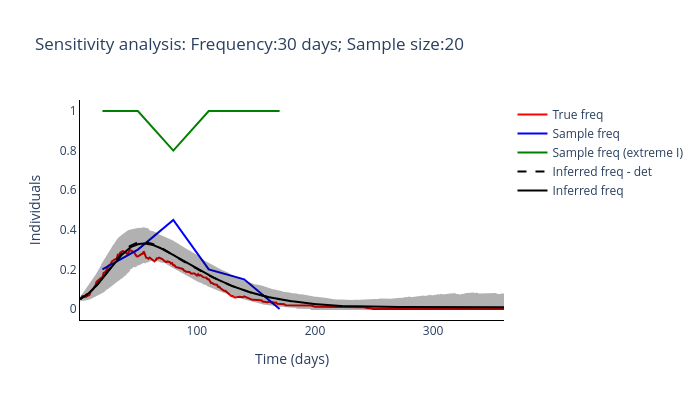

This figure's notebook cell:
### Code cell
routine_run(freq_samplying_range[5], sample_size_range[0])

### Figure 1 — Plotly figure (JSON) as saved in the notebook; plotly's stock layout.template omitted (floating-point values rounded to 4 significant figures; data arrays with more than 128 entries replaced by an {"elided": "..."} marker saying what was removed)
{"data": [{"line": {"color": "red"}, "mode": "lines", "name": "True freq", "type": "scatter", "x": {"elided": "360 int values"}, "y": {"elided": "360 float values"}}, {"line": {"color": "blue"}, "mode": "lines", "name": "Sample freq", "type": "scatter", "x": [20, 50, 80, 110, 140, 170], "y": [0.2, 0.3, 0.45, 0.2, 0.15, 0]}, {"line": {"color": "green"}, "mode": "lines", "name": "Sample freq (extreme I)", "type": "scatter", "x": [20, 50, 80, 110, 140, 170], "y": [1, 1, 0.8, 1, 1, 1]}, {"line": {"color": "black", "dash": "dash"}, "mode": "lines", "name": "Inferred freq - det", "type": "scatter", "x": {"elided": "360 int values"}, "y": {"elided": "170 float values"}}, {"line": {"color": "black"}, "mode": "lines", "name": "Inferred freq", "type": "scatter", "x": {"elided": "360 int values"}, "y": {"elided": "360 float values"}}, {"fill": "toself", "fillcolor": "black", "line": {"color": "black"}, "mode": "lines", "name": "Inferred freq", "opacity": 0.3, "showlegend": false, "type": "scatter", "x": {"elided": "720 int values"}, "y": {"elided": "720 float values"}}], "layout": {"height": 400, "plot_bgcolor": "white", "title": {"text": "Sensitivity analysis: Frequency:30 days; Sample size:20"}, "width": 700, "xaxis": {"linecolor": "black", "title": {"text": "Time (days)"}}, "yaxis": {"linecolor": "black", "title": {"text": "Individuals"}}}}
